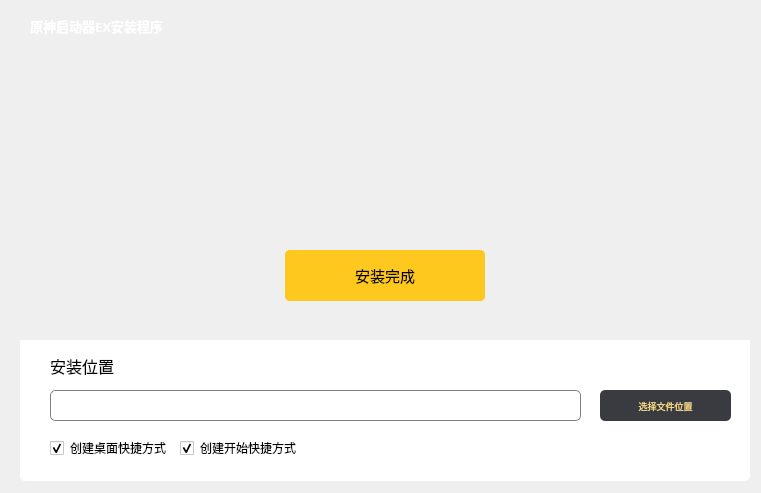
<?xml version="1.0" encoding="UTF-8"?>
<ui version="4.0">
 <class>installer</class>
 <widget class="QMainWindow" name="installer">
  <property name="enabled">
   <bool>true</bool>
  </property>
  <property name="geometry">
   <rect>
    <x>0</x>
    <y>0</y>
    <width>761</width>
    <height>493</height>
   </rect>
  </property>
  <property name="windowTitle">
   <string>MainWindow</string>
  </property>
  <widget class="QWidget" name="centralwidget">
   <widget class="QWidget" name="Main_Widget" native="true">
    <property name="geometry">
     <rect>
      <x>20</x>
      <y>10</y>
      <width>730</width>
      <height>471</height>
     </rect>
    </property>
    <property name="styleSheet">
     <string notr="true">QPushButton {
	border:none;
}
QPushButton:hove {
	padding-bottom:5px;
}
QWidget{
	border-radius:5px;
}</string>
    </property>
    <widget class="QLabel" name="Fontground_Label">
     <property name="geometry">
      <rect>
       <x>0</x>
       <y>0</y>
       <width>730</width>
       <height>331</height>
      </rect>
     </property>
     <property name="styleSheet">
      <string notr="true">border-image: url(:/img/background.png);
border-bottom-right-radius:0px;
border-bottom-left-radius:0px;</string>
     </property>
     <property name="text">
      <string/>
     </property>
    </widget>
    <widget class="QLabel" name="Title_Lable">
     <property name="geometry">
      <rect>
       <x>10</x>
       <y>0</y>
       <width>191</width>
       <height>31</height>
      </rect>
     </property>
     <property name="font">
      <font>
       <family>有爱魔兽圆体 CN</family>
       <pointsize>10</pointsize>
       <weight>75</weight>
       <bold>true</bold>
      </font>
     </property>
     <property name="styleSheet">
      <string notr="true">color: rgb(255, 255, 255);</string>
     </property>
     <property name="text">
      <string>原神启动器EX安装程序</string>
     </property>
    </widget>
    <widget class="QFrame" name="Top_Right_Frame">
     <property name="geometry">
      <rect>
       <x>570</x>
       <y>0</y>
       <width>71</width>
       <height>31</height>
      </rect>
     </property>
     <property name="frameShape">
      <enum>QFrame::StyledPanel</enum>
     </property>
     <property name="frameShadow">
      <enum>QFrame::Raised</enum>
     </property>
    </widget>
    <widget class="QPushButton" name="InstallerStart_Button">
     <property name="geometry">
      <rect>
       <x>265</x>
       <y>240</y>
       <width>200</width>
       <height>51</height>
      </rect>
     </property>
     <property name="font">
      <font>
       <family>有爱魔兽圆体 CN Medium</family>
       <pointsize>11</pointsize>
       <weight>50</weight>
       <bold>false</bold>
      </font>
     </property>
     <property name="styleSheet">
      <string notr="true">QPushButton {
	background-color: rgb(255, 200, 31);
	border-radius:5
}
QPushButton:pressed {
	background-color:rgb(185, 144, 22);
	border-radius:5

}</string>
     </property>
     <property name="text">
      <string>立即安装</string>
     </property>
    </widget>
    <widget class="QFrame" name="Bottom_Installer_Frame">
     <property name="geometry">
      <rect>
       <x>0</x>
       <y>330</y>
       <width>730</width>
       <height>141</height>
      </rect>
     </property>
     <property name="styleSheet">
      <string notr="true">background-color: rgb(255, 255, 255);
border-top-right-radius:0px;
border-top-left-radius:0px;
</string>
     </property>
     <property name="frameShape">
      <enum>QFrame::StyledPanel</enum>
     </property>
     <property name="frameShadow">
      <enum>QFrame::Raised</enum>
     </property>
     <widget class="QFrame" name="Installer_Frame">
      <property name="geometry">
       <rect>
        <x>10</x>
        <y>10</y>
        <width>711</width>
        <height>121</height>
       </rect>
      </property>
      <property name="styleSheet">
       <string notr="true">QPushButton {
	border:none;
	border-radius:5px;
	
	color: rgb(244, 216, 135);
	background-color: rgb(57, 59, 64);
}
QLineEdit {
	
	border: 1px solid gray;
	border-radius: 5px;
	padding: 0 8px;
	selection-background-color: darkgray;
}
QFrame {
	border:none;
	}</string>
      </property>
      <property name="frameShape">
       <enum>QFrame::StyledPanel</enum>
      </property>
      <property name="frameShadow">
       <enum>QFrame::Raised</enum>
      </property>
      <widget class="QPushButton" name="Look_Button">
       <property name="geometry">
        <rect>
         <x>570</x>
         <y>40</y>
         <width>131</width>
         <height>31</height>
        </rect>
       </property>
       <property name="font">
        <font>
         <family>有爱魔兽圆体 CN Medium</family>
         <pointsize>7</pointsize>
        </font>
       </property>
       <property name="styleSheet">
        <string notr="true">QPushButton:pressed {
		
	background-color: rgb(34, 35, 38);
}</string>
       </property>
       <property name="text">
        <string>选择文件位置</string>
       </property>
      </widget>
      <widget class="QLineEdit" name="Path_LineEdit">
       <property name="geometry">
        <rect>
         <x>20</x>
         <y>40</y>
         <width>531</width>
         <height>31</height>
        </rect>
       </property>
      </widget>
      <widget class="QLabel" name="Installer_Label">
       <property name="geometry">
        <rect>
         <x>20</x>
         <y>0</y>
         <width>111</width>
         <height>31</height>
        </rect>
       </property>
       <property name="font">
        <font>
         <family>有爱魔兽圆体 CN Medium</family>
         <pointsize>12</pointsize>
        </font>
       </property>
       <property name="text">
        <string>安装位置</string>
       </property>
      </widget>
      <widget class="QCheckBox" name="CreateStartedLink_CheckBoc">
       <property name="geometry">
        <rect>
         <x>20</x>
         <y>90</y>
         <width>151</width>
         <height>16</height>
        </rect>
       </property>
       <property name="font">
        <font>
         <family>有爱魔兽圆体 CN Medium</family>
         <pointsize>9</pointsize>
        </font>
       </property>
       <property name="text">
        <string>创建桌面快捷方式</string>
       </property>
       <property name="checked">
        <bool>true</bool>
       </property>
      </widget>
      <widget class="QCheckBox" name="CreateDesktopLink_CheckBox">
       <property name="geometry">
        <rect>
         <x>150</x>
         <y>90</y>
         <width>131</width>
         <height>16</height>
        </rect>
       </property>
       <property name="font">
        <font>
         <family>有爱魔兽圆体 CN Medium</family>
         <pointsize>9</pointsize>
        </font>
       </property>
       <property name="text">
        <string>创建开始快捷方式</string>
       </property>
       <property name="checked">
        <bool>true</bool>
       </property>
      </widget>
     </widget>
    </widget>
    <widget class="QWidget" name="layoutWidget">
     <property name="geometry">
      <rect>
       <x>660</x>
       <y>0</y>
       <width>71</width>
       <height>30</height>
      </rect>
     </property>
     <layout class="QHBoxLayout" name="Top_Right_Layout">
      <property name="spacing">
       <number>10</number>
      </property>
      <property name="leftMargin">
       <number>0</number>
      </property>
      <property name="rightMargin">
       <number>5</number>
      </property>
      <item>
       <widget class="QPushButton" name="Min_Bottom">
        <property name="styleSheet">
         <string notr="true">QPushButton:hover {
	background-color: rgba(255, 255, 255 ,95);
}</string>
        </property>
        <property name="text">
         <string/>
        </property>
        <property name="icon">
         <iconset resource="src/img/styple.qrc">
          <normaloff>:/ico/min.png</normaloff>:/ico/min.png</iconset>
        </property>
        <property name="iconSize">
         <size>
          <width>20</width>
          <height>20</height>
         </size>
        </property>
       </widget>
      </item>
      <item>
       <widget class="QPushButton" name="Close_Buttom">
        <property name="styleSheet">
         <string notr="true">QPushButton:hover {
	background-color: rgba(255, 0, 0 ,95);
}</string>
        </property>
        <property name="text">
         <string/>
        </property>
        <property name="icon">
         <iconset resource="src/img/styple.qrc">
          <normaloff>:/ico/close.png</normaloff>:/ico/close.png</iconset>
        </property>
        <property name="iconSize">
         <size>
          <width>20</width>
          <height>20</height>
         </size>
        </property>
       </widget>
      </item>
     </layout>
    </widget>
    <widget class="QPushButton" name="InstallerEnd_Button">
     <property name="geometry">
      <rect>
       <x>265</x>
       <y>240</y>
       <width>200</width>
       <height>51</height>
      </rect>
     </property>
     <property name="font">
      <font>
       <family>有爱魔兽圆体 CN Medium</family>
       <pointsize>11</pointsize>
       <weight>50</weight>
       <bold>false</bold>
      </font>
     </property>
     <property name="styleSheet">
      <string notr="true">QPushButton {
	background-color: rgb(255, 200, 31);
	border-radius:5
}
QPushButton:pressed {
	background-color:rgb(185, 144, 22);
	border-radius:5

}</string>
     </property>
     <property name="text">
      <string>安装完成</string>
     </property>
     <property name="default">
      <bool>false</bool>
     </property>
     <property name="flat">
      <bool>false</bool>
     </property>
    </widget>
    <zorder>Fontground_Label</zorder>
    <zorder>Title_Lable</zorder>
    <zorder>Top_Right_Frame</zorder>
    <zorder>Bottom_Installer_Frame</zorder>
    <zorder>layoutWidget</zorder>
    <zorder>InstallerStart_Button</zorder>
    <zorder>InstallerEnd_Button</zorder>
   </widget>
  </widget>
 </widget>
 <resources>
  <include location="src/img/styple.qrc"/>
 </resources>
 <connections>
  <connection>
   <sender>Min_Bottom</sender>
   <signal>clicked()</signal>
   <receiver>installer</receiver>
   <slot>showMinimized()</slot>
   <hints>
    <hint type="sourcelabel">
     <x>700</x>
     <y>34</y>
    </hint>
    <hint type="destinationlabel">
     <x>657</x>
     <y>14</y>
    </hint>
   </hints>
  </connection>
  <connection>
   <sender>Close_Buttom</sender>
   <signal>clicked()</signal>
   <receiver>installer</receiver>
   <slot>close()</slot>
   <hints>
    <hint type="sourcelabel">
     <x>745</x>
     <y>34</y>
    </hint>
    <hint type="destinationlabel">
     <x>698</x>
     <y>13</y>
    </hint>
   </hints>
  </connection>
  <connection>
   <sender>InstallerEnd_Button</sender>
   <signal>clicked()</signal>
   <receiver>installer</receiver>
   <slot>close()</slot>
   <hints>
    <hint type="sourcelabel">
     <x>384</x>
     <y>278</y>
    </hint>
    <hint type="destinationlabel">
     <x>384</x>
     <y>488</y>
    </hint>
   </hints>
  </connection>
 </connections>
 <slots>
  <slot>setup(path)</slot>
 </slots>
</ui>
